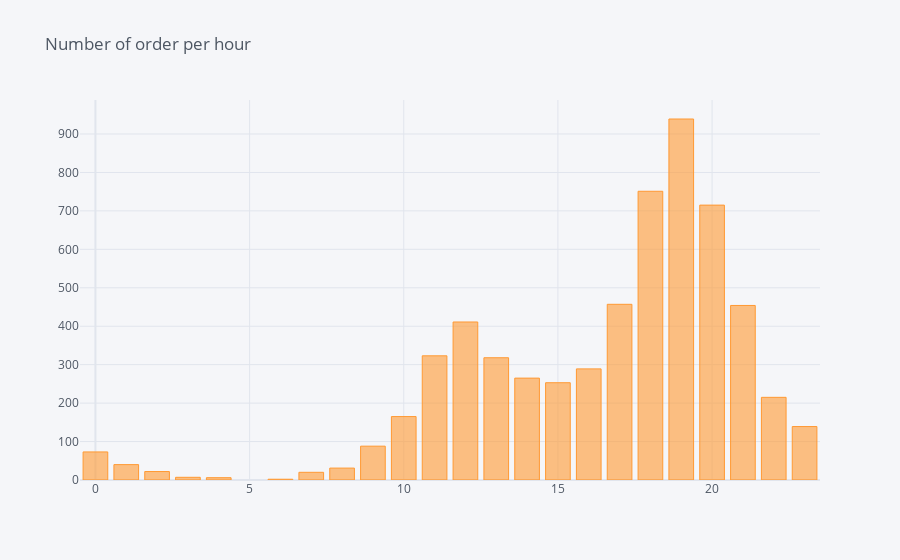

The cell this chart's notebook holds for it:
### Code cell
graph1.iplot(kind='bar', title='Number of order per hour')

### Figure 1 — Plotly figure (JSON) as saved in the notebook; plotly's stock layout.template omitted (floating-point values rounded to 4 significant figures)
{"data": [{"marker": {"color": "rgba(255, 153, 51, 0.6)", "line": {"color": "rgba(255, 153, 51, 1.0)", "width": 1}}, "name": "hour", "orientation": "v", "text": "", "type": "bar", "x": [19, 18, 20, 17, 21, 12, 11, 13, 16, 14, 15, 22, 10, 23, 9, 0, 1, 8, 2, 7, 3, 4, 6], "y": [939, 751, 715, 457, 454, 411, 323, 318, 289, 265, 253, 215, 165, 139, 88, 73, 40, 31, 22, 20, 7, 6, 2]}], "layout": {"legend": {"bgcolor": "#F5F6F9", "font": {"color": "#4D5663"}}, "paper_bgcolor": "#F5F6F9", "plot_bgcolor": "#F5F6F9", "title": {"font": {"color": "#4D5663"}, "text": "Number of order per hour"}, "xaxis": {"gridcolor": "#E1E5ED", "showgrid": true, "tickfont": {"color": "#4D5663"}, "title": {"font": {"color": "#4D5663"}, "text": ""}, "zerolinecolor": "#E1E5ED"}, "yaxis": {"gridcolor": "#E1E5ED", "showgrid": true, "tickfont": {"color": "#4D5663"}, "title": {"font": {"color": "#4D5663"}, "text": ""}, "zerolinecolor": "#E1E5ED"}}}
